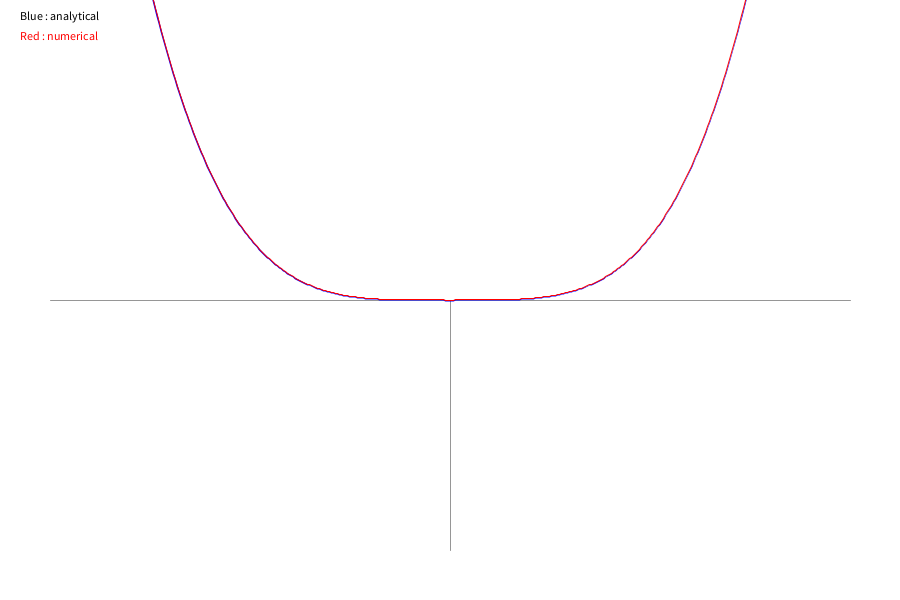
Frame 1 (no input)
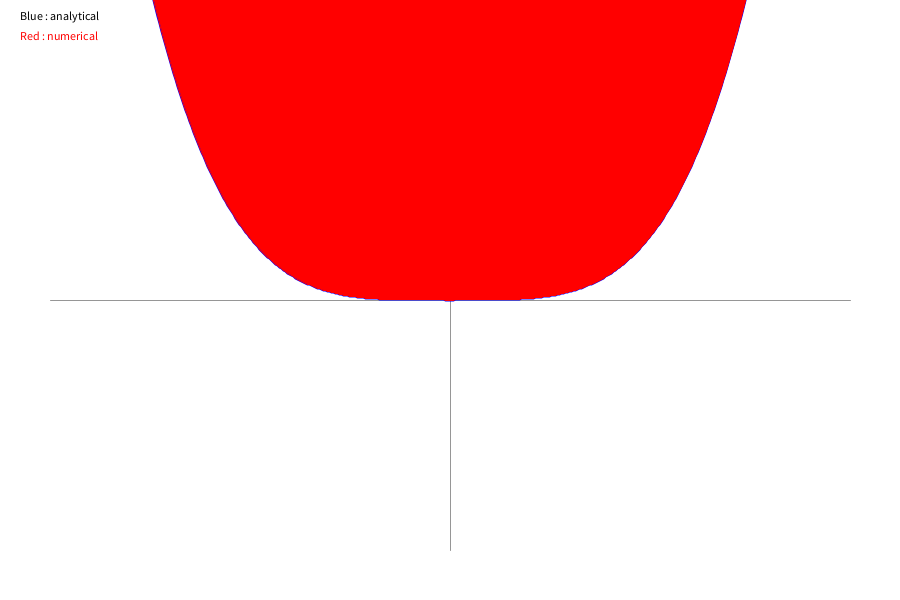
Frame 2 (the mouse pressed at the canvas centre, redrawn once)

The Processing sketch that drew these frames (run headless with seeded random() and noise(); the mouse was pressed at the canvas centre and the sketch redrawn once):

// Processing sketch: diffEx3
// ── diffEx3.pde
// Processing 4
// Compare analytical and numerical derivatives of x^n

int n = 5;                 // exponent
float xmin = -2;
float xmax = 2;
float dx = 0.0001f;        // step for numerical derivative

void setup() {
  size(900, 600);

  println("    x\tAnalytic\tNumeric\t\tError");
  println("-----------------------------------------------------");

  for (float x = xmin; x <= xmax; x += 0.2) {
    float a = analyticDerivative(x);
    float num = numericalDerivative(x);
    float err = abs(a - num);

    println(nf(x,1,2) + "\t"
      + nf(a,1,6) + "\t"
      + nf(num,1,6) + "\t"
      + nf(err,1,8));
  }

  noLoop();
}

void draw() {
  background(255);

  drawAxes();

  // Analytical derivative (blue)
  stroke(0,0,255);
  strokeWeight(2);
  drawFunction(true);

  // Numerical derivative (red)
  stroke(255,0,0);
  strokeWeight(1);
  drawFunction(false);

  fill(0);
  text("Blue : analytical",20,20);
  fill(255,0,0);
  text("Red : numerical",20,40);
}

//------------------------------------------
// Original function
//------------------------------------------
float f(float x) {
  return pow(x, n);
}

//------------------------------------------
// Analytical derivative
//------------------------------------------
float analyticDerivative(float x) {
  return n * pow(x, n-1);
}

//------------------------------------------
// Numerical derivative
// Central Difference
//------------------------------------------
float numericalDerivative(float x) {
  return (f(x + dx) - f(x - dx)) / (2 * dx);
}

// ── graph.pde
//------------------------------------------
void drawFunction(boolean analytic) {
  boolean first = true;
  beginShape();
  for (float x=xmin; x<=xmax; x+=0.01) {
    float y;
    if (analytic)
      y = analyticDerivative(x);
    else
      y = numericalDerivative(x);

    float sx = map(x, xmin, xmax, 50, width-50);

    // vertical scaling
    float sy = map(y, -20, 20, height-50, 50);

    if (first) {
      vertex(sx, sy);
      first = false;
    } else {
      vertex(sx, sy);
    }
  }
  endShape();
}

//------------------------------------------
void drawAxes() {
  stroke(150);
  // x-axis
  line(50, height/2, width-50, height/2);
  // y-axis
  line(width/2, 50, width/2, height-50);
}
